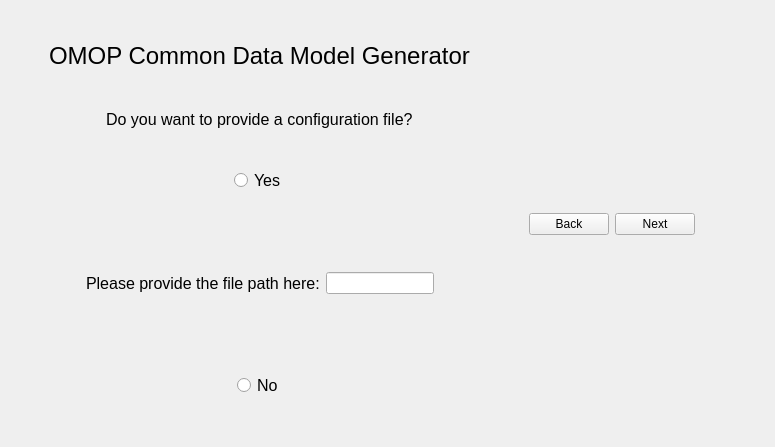
<?xml version="1.0" encoding="UTF-8"?>
<ui version="4.0">
 <class>MainWindow</class>
 <widget class="QMainWindow" name="MainWindow">
  <property name="geometry">
   <rect>
    <x>0</x>
    <y>0</y>
    <width>775</width>
    <height>447</height>
   </rect>
  </property>
  <property name="windowTitle">
   <string>MainWindow</string>
  </property>
  <widget class="QWidget" name="centralwidget">
   <layout class="QFormLayout" name="formLayout">
    <item row="0" column="0">
     <layout class="QVBoxLayout" name="verticalLayout_3">
      <item>
       <spacer name="verticalSpacer_5">
        <property name="orientation">
         <enum>Qt::Vertical</enum>
        </property>
        <property name="sizeHint" stdset="0">
         <size>
          <width>499</width>
          <height>20</height>
         </size>
        </property>
       </spacer>
      </item>
      <item>
       <layout class="QHBoxLayout" name="horizontalLayout">
        <item>
         <spacer name="horizontalSpacer">
          <property name="orientation">
           <enum>Qt::Horizontal</enum>
          </property>
          <property name="sizeHint" stdset="0">
           <size>
            <width>40</width>
            <height>20</height>
           </size>
          </property>
         </spacer>
        </item>
        <item>
         <widget class="QLabel" name="title_label">
          <property name="font">
           <font>
            <pointsize>18</pointsize>
           </font>
          </property>
          <property name="text">
           <string>OMOP Common Data Model Generator</string>
          </property>
         </widget>
        </item>
        <item>
         <spacer name="horizontalSpacer_2">
          <property name="orientation">
           <enum>Qt::Horizontal</enum>
          </property>
          <property name="sizeHint" stdset="0">
           <size>
            <width>40</width>
            <height>20</height>
           </size>
          </property>
         </spacer>
        </item>
       </layout>
      </item>
      <item>
       <spacer name="verticalSpacer">
        <property name="orientation">
         <enum>Qt::Vertical</enum>
        </property>
        <property name="sizeHint" stdset="0">
         <size>
          <width>499</width>
          <height>21</height>
         </size>
        </property>
       </spacer>
      </item>
      <item>
       <layout class="QHBoxLayout" name="horizontalLayout_2">
        <item>
         <spacer name="horizontalSpacer_3">
          <property name="orientation">
           <enum>Qt::Horizontal</enum>
          </property>
          <property name="sizeHint" stdset="0">
           <size>
            <width>40</width>
            <height>20</height>
           </size>
          </property>
         </spacer>
        </item>
        <item>
         <widget class="QLabel" name="des_label_2">
          <property name="font">
           <font>
            <pointsize>12</pointsize>
           </font>
          </property>
          <property name="text">
           <string>Do you want to provide a configuration file?</string>
          </property>
         </widget>
        </item>
        <item>
         <spacer name="horizontalSpacer_4">
          <property name="orientation">
           <enum>Qt::Horizontal</enum>
          </property>
          <property name="sizeHint" stdset="0">
           <size>
            <width>40</width>
            <height>20</height>
           </size>
          </property>
         </spacer>
        </item>
       </layout>
      </item>
      <item>
       <spacer name="verticalSpacer_2">
        <property name="orientation">
         <enum>Qt::Vertical</enum>
        </property>
        <property name="sizeHint" stdset="0">
         <size>
          <width>499</width>
          <height>20</height>
         </size>
        </property>
       </spacer>
      </item>
      <item>
       <layout class="QHBoxLayout" name="horizontalLayout_3">
        <item>
         <spacer name="horizontalSpacer_5">
          <property name="orientation">
           <enum>Qt::Horizontal</enum>
          </property>
          <property name="sizeHint" stdset="0">
           <size>
            <width>40</width>
            <height>20</height>
           </size>
          </property>
         </spacer>
        </item>
        <item>
         <widget class="QRadioButton" name="Random_radioButton">
          <property name="font">
           <font>
            <pointsize>12</pointsize>
           </font>
          </property>
          <property name="text">
           <string>Yes</string>
          </property>
         </widget>
        </item>
        <item>
         <spacer name="horizontalSpacer_6">
          <property name="orientation">
           <enum>Qt::Horizontal</enum>
          </property>
          <property name="sizeHint" stdset="0">
           <size>
            <width>40</width>
            <height>20</height>
           </size>
          </property>
         </spacer>
        </item>
       </layout>
      </item>
      <item>
       <spacer name="verticalSpacer_3">
        <property name="orientation">
         <enum>Qt::Vertical</enum>
        </property>
        <property name="sizeHint" stdset="0">
         <size>
          <width>499</width>
          <height>21</height>
         </size>
        </property>
       </spacer>
      </item>
      <item>
       <layout class="QHBoxLayout" name="horizontalLayout_6">
        <item>
         <spacer name="horizontalSpacer_11">
          <property name="orientation">
           <enum>Qt::Horizontal</enum>
          </property>
          <property name="sizeHint" stdset="0">
           <size>
            <width>40</width>
            <height>20</height>
           </size>
          </property>
         </spacer>
        </item>
        <item>
         <widget class="QLabel" name="path_label">
          <property name="font">
           <font>
            <pointsize>12</pointsize>
           </font>
          </property>
          <property name="text">
           <string>Please provide the file path here:</string>
          </property>
         </widget>
        </item>
        <item>
         <layout class="QVBoxLayout" name="verticalLayout">
          <item>
           <spacer name="verticalSpacer_9">
            <property name="orientation">
             <enum>Qt::Vertical</enum>
            </property>
            <property name="sizeHint" stdset="0">
             <size>
              <width>20</width>
              <height>40</height>
             </size>
            </property>
           </spacer>
          </item>
          <item>
           <widget class="QLineEdit" name="path_lineEdit"/>
          </item>
          <item>
           <spacer name="verticalSpacer_10">
            <property name="orientation">
             <enum>Qt::Vertical</enum>
            </property>
            <property name="sizeHint" stdset="0">
             <size>
              <width>20</width>
              <height>40</height>
             </size>
            </property>
           </spacer>
          </item>
         </layout>
        </item>
        <item>
         <spacer name="horizontalSpacer_13">
          <property name="orientation">
           <enum>Qt::Horizontal</enum>
          </property>
          <property name="sizeHint" stdset="0">
           <size>
            <width>40</width>
            <height>20</height>
           </size>
          </property>
         </spacer>
        </item>
       </layout>
      </item>
      <item>
       <spacer name="verticalSpacer_4">
        <property name="orientation">
         <enum>Qt::Vertical</enum>
        </property>
        <property name="sizeHint" stdset="0">
         <size>
          <width>499</width>
          <height>20</height>
         </size>
        </property>
       </spacer>
      </item>
      <item>
       <layout class="QHBoxLayout" name="horizontalLayout_4">
        <item>
         <spacer name="horizontalSpacer_7">
          <property name="orientation">
           <enum>Qt::Horizontal</enum>
          </property>
          <property name="sizeHint" stdset="0">
           <size>
            <width>40</width>
            <height>20</height>
           </size>
          </property>
         </spacer>
        </item>
        <item>
         <widget class="QRadioButton" name="OMOP_radioButton_2">
          <property name="font">
           <font>
            <pointsize>12</pointsize>
           </font>
          </property>
          <property name="text">
           <string>No</string>
          </property>
         </widget>
        </item>
        <item>
         <spacer name="horizontalSpacer_8">
          <property name="orientation">
           <enum>Qt::Horizontal</enum>
          </property>
          <property name="sizeHint" stdset="0">
           <size>
            <width>40</width>
            <height>20</height>
           </size>
          </property>
         </spacer>
        </item>
       </layout>
      </item>
      <item>
       <spacer name="verticalSpacer_8">
        <property name="orientation">
         <enum>Qt::Vertical</enum>
        </property>
        <property name="sizeHint" stdset="0">
         <size>
          <width>20</width>
          <height>40</height>
         </size>
        </property>
       </spacer>
      </item>
     </layout>
    </item>
    <item row="0" column="1">
     <layout class="QVBoxLayout" name="verticalLayout_2">
      <item>
       <spacer name="verticalSpacer_7">
        <property name="orientation">
         <enum>Qt::Vertical</enum>
        </property>
        <property name="sizeHint" stdset="0">
         <size>
          <width>20</width>
          <height>40</height>
         </size>
        </property>
       </spacer>
      </item>
      <item>
       <layout class="QHBoxLayout" name="horizontalLayout_5">
        <item>
         <spacer name="horizontalSpacer_10">
          <property name="orientation">
           <enum>Qt::Horizontal</enum>
          </property>
          <property name="sizeHint" stdset="0">
           <size>
            <width>40</width>
            <height>20</height>
           </size>
          </property>
         </spacer>
        </item>
        <item>
         <widget class="QPushButton" name="back_pushButton">
          <property name="text">
           <string>Back</string>
          </property>
         </widget>
        </item>
        <item>
         <widget class="QPushButton" name="next_Button">
          <property name="text">
           <string>Next</string>
          </property>
         </widget>
        </item>
        <item>
         <spacer name="horizontalSpacer_9">
          <property name="orientation">
           <enum>Qt::Horizontal</enum>
          </property>
          <property name="sizeHint" stdset="0">
           <size>
            <width>98</width>
            <height>20</height>
           </size>
          </property>
         </spacer>
        </item>
       </layout>
      </item>
      <item>
       <spacer name="verticalSpacer_6">
        <property name="orientation">
         <enum>Qt::Vertical</enum>
        </property>
        <property name="sizeHint" stdset="0">
         <size>
          <width>20</width>
          <height>40</height>
         </size>
        </property>
       </spacer>
      </item>
     </layout>
    </item>
   </layout>
  </widget>
 </widget>
 <resources/>
 <connections/>
</ui>
